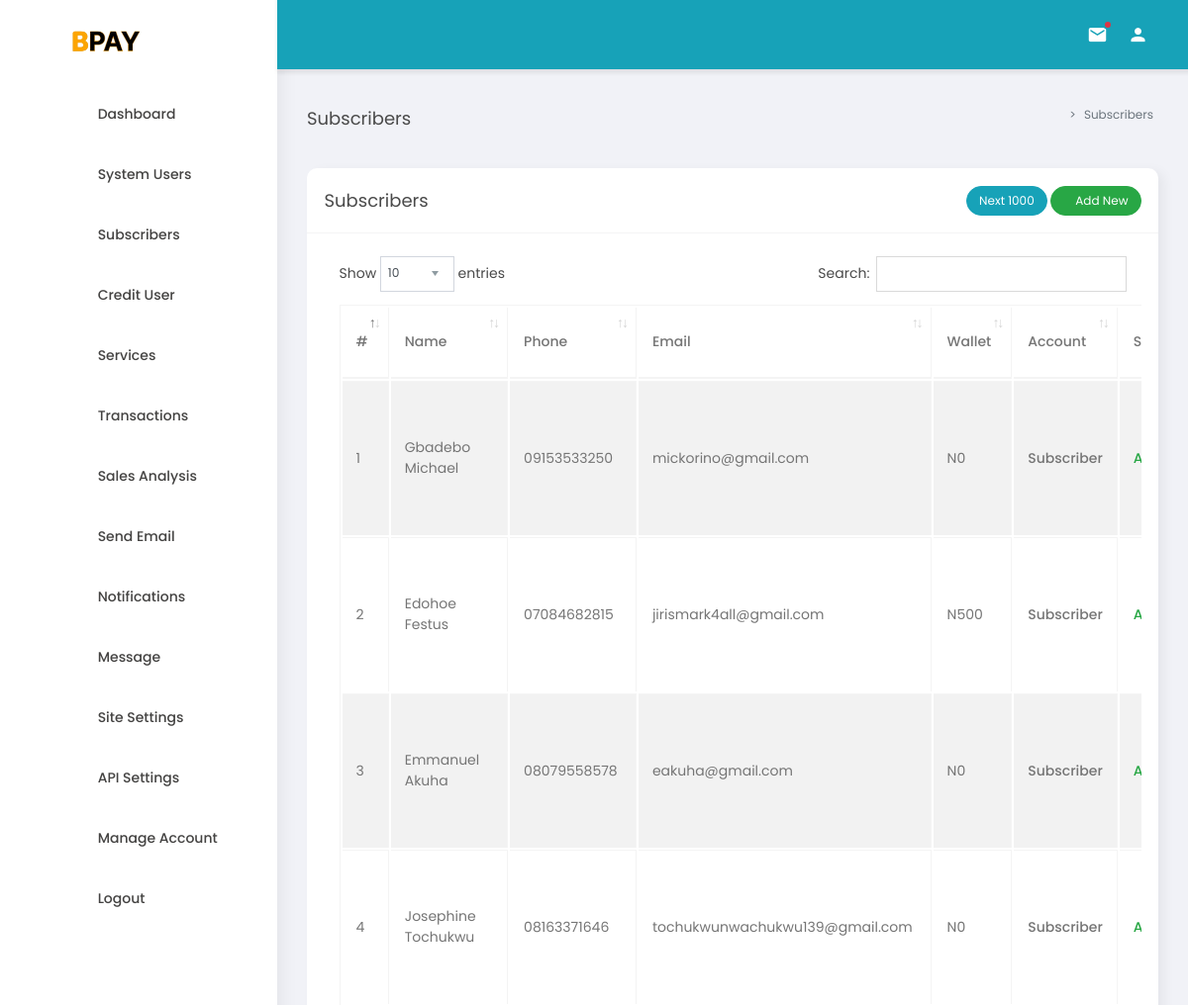
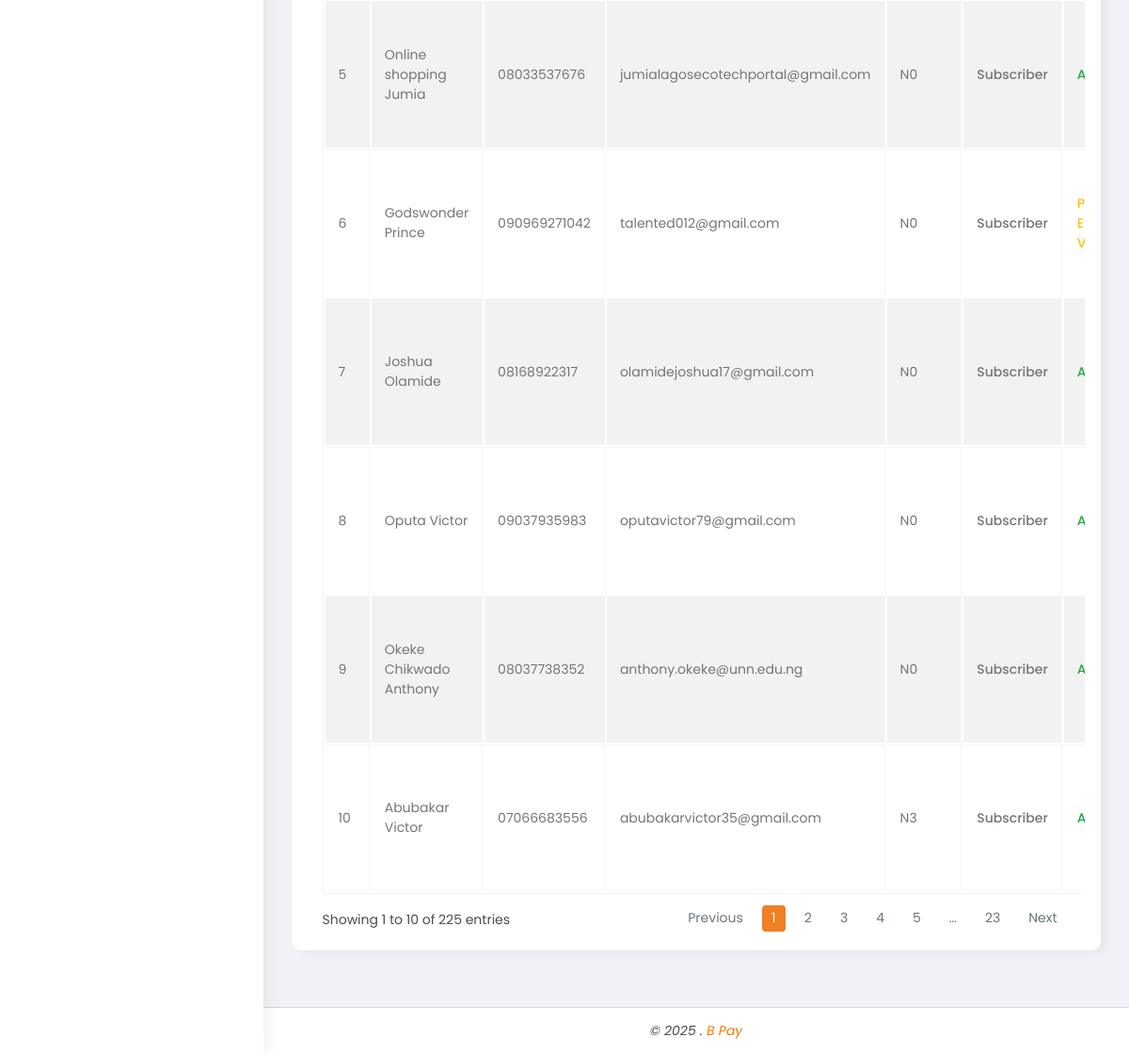
Screenshot of /admin/dashboard/subscribers (signed in) with the database file from the repository (2 pictures, top to bottom).
### tables this page shows
CREATE TABLE `subscribers` (
  `sId` int NOT NULL,
  `sApiKey` varchar(200) NOT NULL,
  `sFname` varchar(50) NOT NULL,
  `sLname` varchar(50) NOT NULL,
  `sEmail` varchar(50) DEFAULT NULL,
  `sPhone` varchar(20) NOT NULL,
  `sPass` varchar(150) NOT NULL,
  `sState` varchar(50) NOT NULL,
  `sPin` int NOT NULL DEFAULT '1234',
  `sPinStatus` tinyint DEFAULT '0',
  `sType` tinyint NOT NULL DEFAULT '1',
  `sWallet` float NOT NULL DEFAULT '0',
  `sRefWallet` float NOT NULL DEFAULT '0',
  `sBankNo` varchar(20) DEFAULT NULL,
  `sRolexBank` varchar(20) DEFAULT NULL,
  `sSterlingBank` varchar(20) DEFAULT NULL,
  `sFidelityBank` varchar(20) DEFAULT NULL,
  `sBankName` varchar(30) DEFAULT NULL,
  `sRegStatus` tinyint NOT NULL DEFAULT '3',
  `sVerCode` smallint NOT NULL DEFAULT '0',
  `sRegDate` datetime NOT NULL DEFAULT CURRENT_TIMESTAMP,
  `sLastActivity` datetime DEFAULT NULL,
  `sReferal` varchar(15) DEFAULT NULL
);

### admin/dashboard/includes/route.php (called while the page is built, shortened)
<?php
    $link=explode("/",$_GET["url"]);
    $url=$link[0];
    $limit = 1000;
	$pageCount = (isset($_GET["page"])) ? $_GET["page"] : 1;
	$pageCount = (float) $pageCount;
    $limit = $pageCount * $limit;
    $limit = $limit - 1000;
    createView($url);
    function createView($url){
        if(file_exists($url.".php")){
            $data=getDataIfAny($url);
        }
    }
    function getDataIfAny($page){
        global $urlAddon,$limit;
        $controller = new AdminController;
        switch($page){
            case "subscribers":
                return $controller->getSubscribers($limit);
                break;
        }
    }
?>

### core/Models/Model.php (called while the page is built, shortened)
<?php
	class Model{
		public static $host="localhost";
		public static $dbName="bpaycomp_new";
		public static $username="bpaycomp_new";
		public static $password="admin@25..25";
        public function connectDb(){
            $pdo = new PDO("mysql:host=".self::$host.";dbname=".self::$dbName,self::$username,self::$password);
	    	$pdo->setAttribute(PDO::ATTR_ERRMODE, PDO::ERRMODE_EXCEPTION);
	    	return $pdo;
        }
	}
?>

### core/Models/AdminModel.php (called while the page is built, shortened)
<?php
	class AdminModel extends Model{
		public function getSubscribers($limit){
			$dbh=self::connect();
			$sql = "SELECT * FROM subscribers ORDER BY sId DESC LIMIT $limit,1000";
            $query = $dbh->prepare($sql);
            $query->execute();
            $results=$query->fetchAll(PDO::FETCH_OBJ);
            if($query->rowCount() > 0){return $results;} else{return 1;}
		}
	}
?>

### admin/dashboard/subscribers.php (the view, shortened to what this page needs)
<div class="row">
    <div class="col-12">
        <div class="box">
            <div class="box-header with-border d-flex align-items-center justify-content-between">
              <h4 class="box-title">Subscribers</h4>
              <div class="d-flex align-items-center justify-content-end">
              <a class="btn btn-info btn-sm btn-rounded" href="subscribers?page=<?php echo $pageCount; ?>">Next 1000</a>
               <a class="ml-3 btn btn-success btn-sm btn-rounded text-white" data-toggle="modal" data-target="#addNewUser">
                <i class="fa fa-plus" aria-hidden="true"></i> Add New
              </a>
              </div>
            </div>
            <div class="box-body">
				<div class="table-responsive">
				  <table id="example1" class="table table-sm table-bordered table-striped">
					<thead>
						<tr>
							<th>#</th>
			                <th>Name</th>
			                <th>Phone</th>
			                <th>Email</th>
			                <th>Wallet</th>
			                <th>Account</th>
			                <th>Status</th>
			            </tr>
					</thead>
					<tbody>
					<?php
                        $cnt=1; $results=$data;
                        if($results <> "" && $results <> 1){foreach($results as $result){   ?>
                        <tr>
                            <td><?php echo htmlentities($cnt);?></td>
                            <td><?php echo $result->sLname . " " . $result->sFname;?></td>
                            <td><?php echo $result->sPhone;?></td>
                            <td><?php echo $result->sEmail;?></td>
                            <td>N<?php echo number_format($result->sWallet);?></td>
                            <td><?php echo $controller->formatUserType($result->sType);?></td>
                            <td><?php echo $controller->formatStatus($result->sRegStatus);?></td>
                        </tr>
                        <?php $cnt=$cnt+1;}} ?>
					</tbody>
					</table>
				</div>
            </div>
          </div>
    </div>
</div>

### core/Controllers/Controller.php (shortened to what this page needs)
<?php
	class Controller{
		public function formatUserType($value){
			$value=(float) $value;
			$output="";
			if($value == 1){$output="<b>Subscriber</b>"; }
			elseif($value == 2){$output="<b>Agent</b>"; }
			else{$output="<b>Vendor</b>"; }
			return $output;
		}
	}
?>

### core/Controllers/AdminController.php (shortened to what this page needs)
<?php
	class AdminController extends Controller{
		protected $model;
		public function __construct(){
			if(isset($_SESSION['sysId']) && isset($_SESSION["sysRole"])){
				if($_SESSION['sysId']!='' && $_SESSION["sysRole"] !=''){
					$this->model=new AdminModel;
				}
				else{ header("Location: ../"); exit();}
			}
			else{ header("Location: ../"); exit();}
		}
		public function getSubscribers($limit){
			$data=$this->model->getSubscribers($limit);
			return $data;
		}
		public function formatStatus($value){
			$value=(float) $value;
			$output="";
			if($value == 0){$output="<b class='text-success'>Active</b>"; }
			if($value == 3){$output="<b class='text-warning'>Pending Email Verification</b>"; }
			return $output;
		}
	}
?>

### rows the page displays
subscribers: sLname "Gbadebo", sFname "Michael", sPhone "09153533250", sEmail "mickorino@gmail.com", sWallet "0", sType "Subscriber", sRegStatus "Active"
subscribers: sLname "Edohoe", sFname "Festus", sPhone "07084682815", sEmail "jirismark4all@gmail.com", sWallet "500", sType "Subscriber", sRegStatus "Active"
subscribers: sLname "Emmanuel", sFname "Akuha", sPhone "08079558578", sEmail "eakuha@gmail.com", sWallet "0", sType "Subscriber", sRegStatus "Active"
subscribers: sLname "Josephine", sFname "Tochukwu", sPhone "08163371646", sEmail "tochukwunwachukwu139@gmail.com", sWallet "0", sType "Subscriber", sRegStatus "Active"
subscribers: sLname "Online shopping", sFname "Jumia", sPhone "08033537676", sEmail "jumialagosecotechportal@gmail.com", sWallet "0", sType "Subscriber", sRegStatus "Active"
subscribers: sLname "Godswonder", sFname "Prince", sPhone "090969271042", sEmail "talented012@gmail.com", sWallet "0", sType "Subscriber", sRegStatus "Pending Email Verification"
subscribers: sLname "Joshua", sFname "Olamide", sPhone "08168922317", sEmail "olamidejoshua17@gmail.com", sWallet "0", sType "Subscriber", sRegStatus "Active"
subscribers: sLname "Oputa", sFname "Victor", sPhone "09037935983", sEmail "oputavictor79@gmail.com", sWallet "0", sType "Subscriber", sRegStatus "Active"
subscribers: sLname "Okeke", sFname "Chikwado Anthony", sPhone "08037738352", sEmail "anthony.okeke@unn.edu.ng", sWallet "0", sType "Subscriber", sRegStatus "Active"
subscribers: sLname "Abubakar", sFname "Victor", sPhone "07066683556", sEmail "abubakarvictor35@gmail.com", sWallet "3", sType "Subscriber", sRegStatus "Active"

### other values shown
$title "Subscribers"
